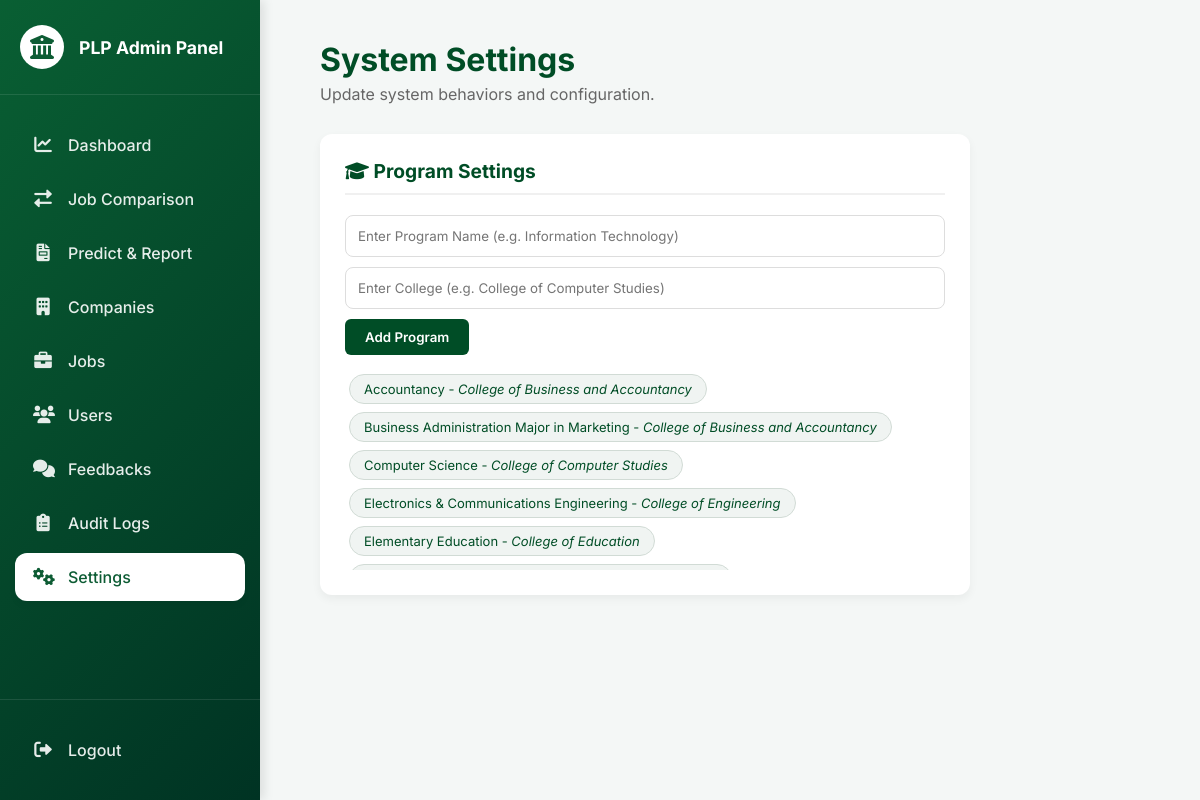
The page /admin/pages/settings.php on the database its author committed.
### tables this page shows
CREATE TABLE `programs` (
  `id` int(11) NOT NULL,
  `name` varchar(255) NOT NULL,
  `college` varchar(255) NOT NULL,
  `graduates` int(11) DEFAULT NULL,
  `employment_rate` int(11) DEFAULT NULL
);

### admin/pages/settings.php (the view, shortened to what this page needs)
<?php
require '../../includes/db.php';
$programs = $conn->query("SELECT * FROM programs ORDER BY name ASC");
?>
<!DOCTYPE html>
<html lang="en">
<head>
    <link rel="stylesheet" href="../../assets/css/admin-style.css">
    <link rel="stylesheet" href="https://cdnjs.cloudflare.com/ajax/libs/font-awesome/6.0.0/css/all.min.css">
</head>
<body style="margin:0; background:#f4f7f6;">
    <?php include '../../includes/admin_sidebar.php'; ?>
    <div class="main-content-area">
        <h1 style="color: #004d26; margin: 0 0 5px 0;">System Settings</h1>
        <p style="color: #666; margin-bottom: 30px;">Update system behaviors and configuration.</p>
        <div class="settings-card">
            <div class="section-header"><i class="fa-solid fa-graduation-cap"></i> Program Settings</div>
            <form method="POST">
                <input type="text" name="new_program" class="form-input" placeholder="Enter Program Name (e.g. Information Technology)" required>
                <input type="text" name="new_college" class="form-input" placeholder="Enter College (e.g. College of Computer Studies)" required>
                <button type="submit" name="add_program" class="btn-green">Add Program</button>
            </form>
            <div style="margin-top: 15px; max-height: 200px; overflow-y: auto;">
                <?php while($p = $programs->fetch_assoc()): ?>
                    <span class="program-chip">
                        <?= htmlspecialchars($p['name']) ?> - <em><?= htmlspecialchars($p['college']) ?></em>
                    </span>
                <?php endwhile; ?>
            </div>
        </div>
    </div>
</body>
</html>

### assets/css/admin-style.css (style rules this page uses)
* { margin: 0; padding: 0; box-sizing: border-box; font-family: 'Inter', sans-serif; }
body { background-color: #f4f7f6; color: #333; display: flex; }

### admin/pages/settings.php (style rules this page uses)
.main-content-area { margin-left: 280px; padding: 40px; background: #f4f7f6; min-height: 100vh; }
.settings-card { background: white; padding: 25px; border-radius: 12px; box-shadow: 0 4px 10px rgba(0,0,0,0.05); margin-bottom: 25px; max-width: 650px; }
.section-header { color: #004d26; font-weight: 700; border-bottom: 2px solid #f0f0f0; padding-bottom: 10px; margin-bottom: 20px; font-size: 1.2rem; }
.btn-green { background: #004d26; color: white !important; border: none; padding: 10px 20px; border-radius: 6px; cursor: pointer; font-weight: 600; }
.form-input { width: 100%; padding: 12px; border: 1px solid #ddd; border-radius: 8px; box-sizing: border-box; margin-bottom: 10px; }
.program-chip { display: inline-block; background: #f0f4f2; color: #004d26; padding: 6px 14px; border-radius: 20px; margin: 4px; font-size: 13px; border: 1px solid #d1dbd5; }

### rows shown on the page
programs: name "Accountancy", college "College of Business and Accountancy"
programs: name "Business Administration Major in Marketing", college "College of Business and Accountancy"
programs: name "Computer Science", college "College of Computer Studies"
programs: name "Electronics & Communications Engineering", college "College of Engineering"
programs: name "Elementary Education", college "College of Education"
